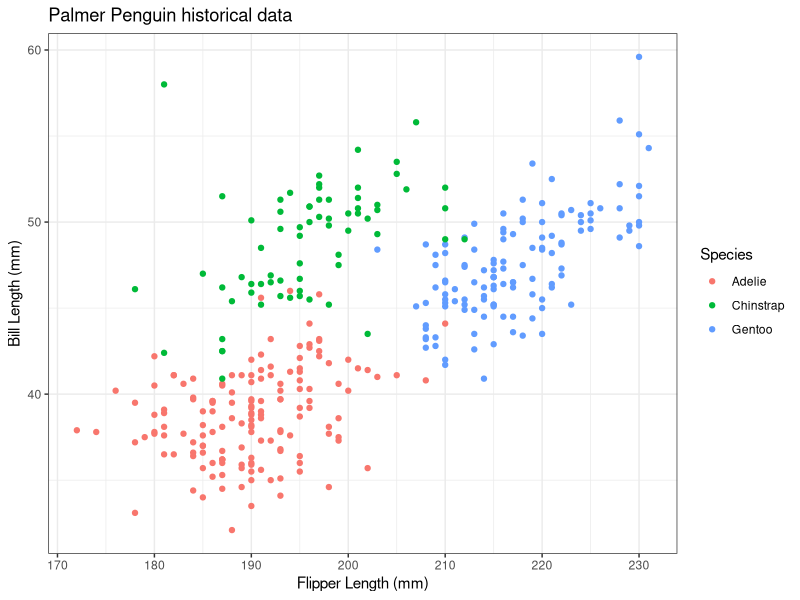
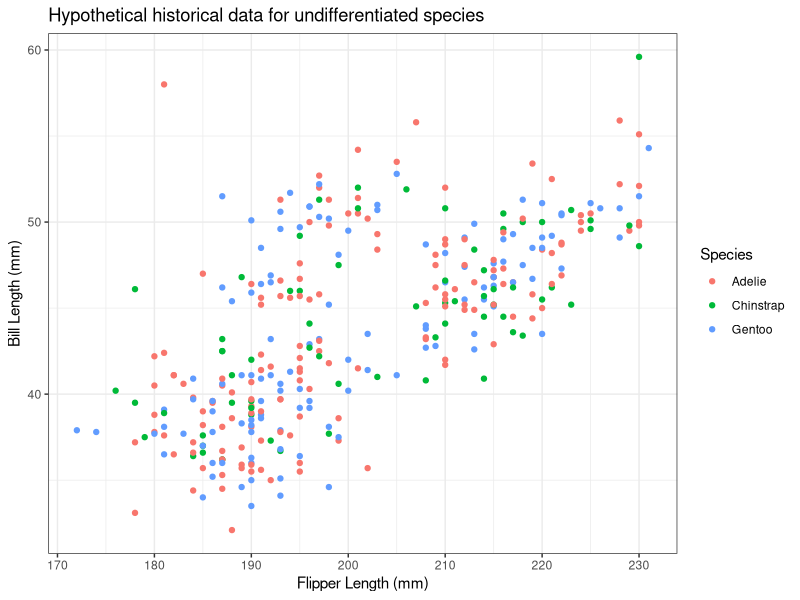
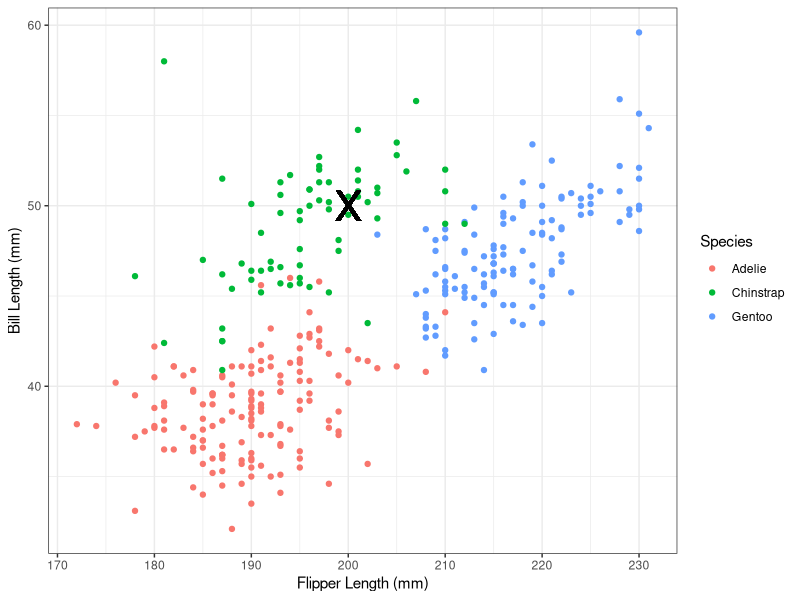
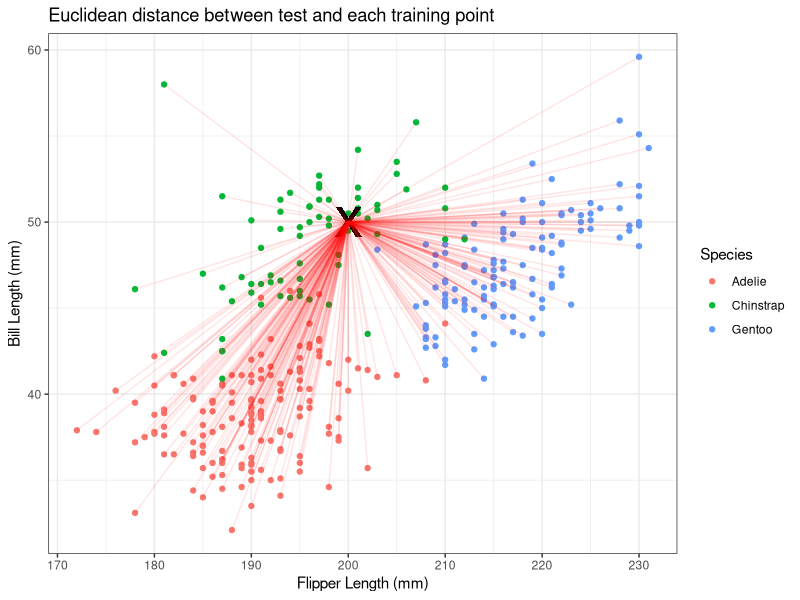
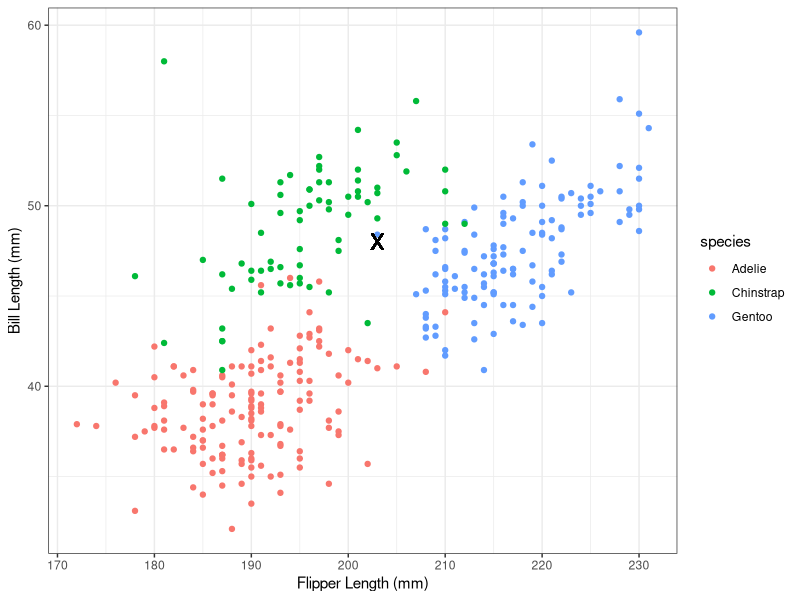

The R source for these figures, in order:
## ---- chunk 1
library(palmerpenguins)
library(tidyverse)
data("penguins")

# for now just work with these variables
penguins <- penguins %>% 
    select(flipper_length_mm, bill_length_mm, species) %>% 
    drop_na()
penguins
## ---- chunk 2
#| fig-align: center
#| fig-width: 5
#| fig-height: 3.5
penguins %>% 
    ggplot(aes(x=flipper_length_mm, y=bill_length_mm, color=species)) + 
    geom_point() +
    labs(x = 'Flipper Length (mm)',
         y = "Bill Length (mm)",
         color = "Species") +
    ggtitle("Palmer Penguin historical data") + 
    theme_bw()
## ---- chunk 3
#| fig-align: center
#| fig-width: 5
#| fig-height: 3.5
set.seed(123) # seed for random permutation
penguins %>% 
    mutate(species=sample(species, size=nrow(penguins))) %>% # shuffle the species columns
    ggplot(aes(x=flipper_length_mm, y=bill_length_mm, color=species)) + 
    geom_point() +
    labs(x = 'Flipper Length (mm)',
         y = "Bill Length (mm)",
         color = "Species") +
    ggtitle("Hypothetical historical data for undifferentiated species") + 
    theme_bw()
## ---- chunk 4
#| fig-align: center
#| fig-width: 5.5
#| fig-height: 4
test_bill_length <- 50
test_flipper_length <- 200

penguins %>% 
    ggplot(aes(x=flipper_length_mm, y=bill_length_mm, color=species)) + 
    geom_point() +
    labs(x = 'Flipper Length (mm)',
         y = "Bill Length (mm)",
         color = "Species") +
    geom_point(x=test_flipper_length, y=test_bill_length,
               shape='X', size=10, color='black') + 
    theme_bw()
## ---- chunk 5
#| fig-align: center
#| fig-width: 5.5
#| fig-height: 4
penguins %>% 
    ggplot(aes(x=flipper_length_mm, 
               y=bill_length_mm, 
               color=species)) + 
    geom_point() +
    labs(x = 'Flipper Length (mm)',
         y = "Bill Length (mm)",
         color = "Species") +
    geom_point(x=test_flipper_length, y=test_bill_length,
               shape='X', size=10, color='black') + 
    geom_segment(aes(xend = flipper_length_mm, 
                     yend = bill_length_mm),
                 x=test_flipper_length,
                 y=test_bill_length, color='red', alpha=.1)+
    theme_bw() + 
    ggtitle("Euclidean distance between test and each training point")
## ---- chunk 6
#| code-fold: false
test_bill_length <- 50
test_flipper_length <- 200

penguins %>%
    mutate(euclid_dist=sqrt((bill_length_mm - test_bill_length)^2 +
                                (flipper_length_mm - test_flipper_length)^2)) %>% 
    arrange(euclid_dist)
## ---- chunk 7
#| fig-align: center
#| fig-width: 5.5
#| fig-height: 4
test_bill_length_2 <- 48
test_flipper_length_2 <- 203

penguins %>% 
    ggplot(aes(x = flipper_length_mm, 
               y = bill_length_mm,
               color = species)) + 
    geom_point() +
    xlab('Flipper Length (mm)') +
    ylab("Bill Length (mm)") +
    geom_point(x=test_flipper_length_2, y=test_bill_length_2,
               shape='X', size=5, color='black') + 
    theme_bw()
## ---- chunk 8
test_bill_length_2 <- 48
test_flipper_length_2 <- 203

penguins %>%
    mutate(euclid_dist=sqrt((bill_length_mm - test_bill_length_2)^2 +
                                (flipper_length_mm - test_flipper_length_2)^2)) %>% 
    arrange(euclid_dist)
